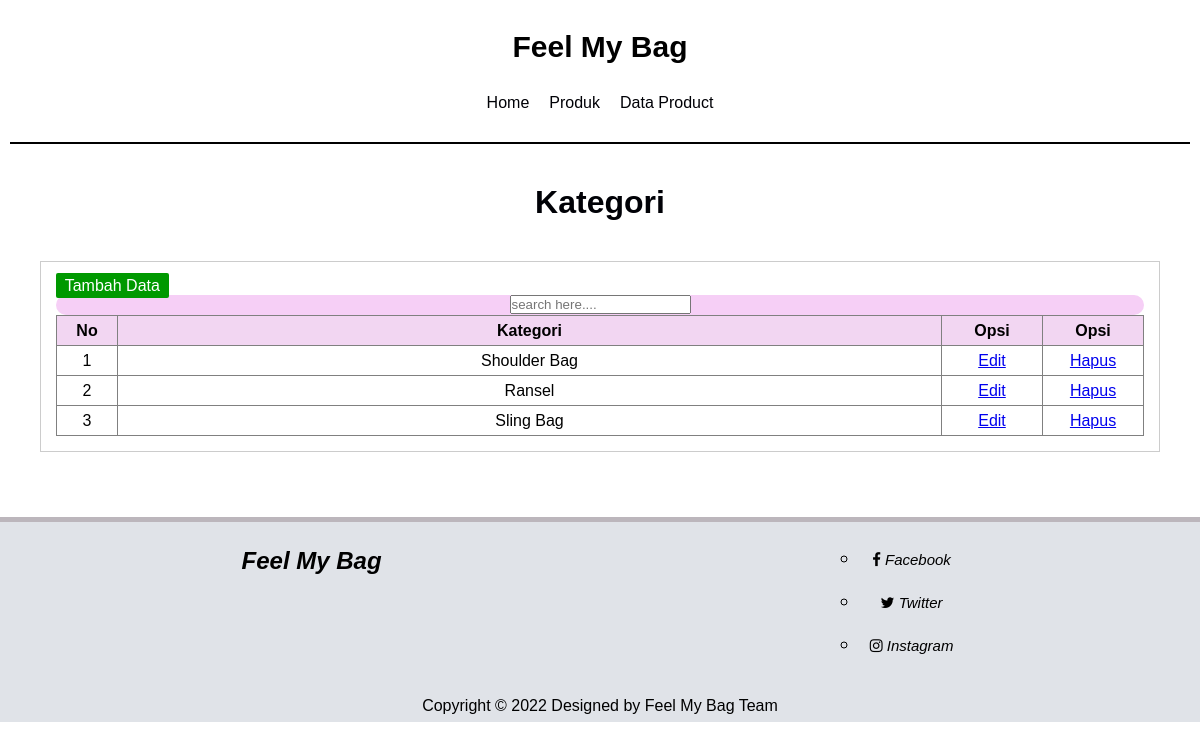
The page /kategori.php on the database its author committed.
### tables this page shows
CREATE TABLE `kategori` (
  `id_kategori` int(11) NOT NULL,
  `nama_kategori` varchar(50) NOT NULL
);

### kategori.php (the view, shortened to what this page needs)
<?php
   include 'koneksi.php';
   $kategori = mysqli_query($db, "SELECT * FROM kategori ORDER BY id_kategori DESC");
?>
<!DOCTYPE html>
<html lang="en">
<head>
    <link rel="stylesheet" href="https://cdnjs.cloudflare.com/ajax/libs/font-awesome/4.7.0/css/font-awesome.min.css">
    <link rel="stylesheet" href="style_kategori.css" />
</head>
<body>
    <div class="wrapper">
        <div class="header">
            <h1 id="FMBW">Feel My Bag</h1>
        </div>
        <div class="menu">
            <li><a href="halaman_admin.php">Home</a></li>
            <li><a href="product_admin.php">Produk</a></li>
            <li><a href="hasil.php">Data Product</a></li>
        </div>
    </div>
    <div class="main-container">
        <div class="container">
            <div class="section">
                <h3>Kategori</h3>
                <div class="box">
                    <p><a href="tambah_kategori.php" style="padding:0.4% 0.8%; background-color:#009900;color:#fff;border-radius:2px;text-decoration:none;">Tambah Data</a></p>
                    <form class="search" action="" method="get">
                        <input type="text" name="search" placeholder="search here....">
                    </form>
                    <table border="1" cellspacing="0" class="table">
                        <thead>
                        <tr style="text-align:center;font-weight:bold;background-color:#f2d6f2">
                                <th width="60px";>No</th>
                                <th>Kategori</th>
                                <th width="100px">Opsi</th>
                                <th width="100px">Opsi</th>
                            </tr>
                        </thead>
                        <tbody>
                            <?php
                                $id_kategori = 1;
                                if(mysqli_num_rows($kategori)> 0){
                                while($row = mysqli_fetch_array($kategori)){
                            ?>
                            <tr>
                                <td><center><?=$id_kategori; ?></center></td>
                                <td><center><?=$row['nama_kategori']?></center></td>
                                <td><center><a class = "" a href="edit_kategori.php?id_kategori=<?=$row['id_kategori']?>">Edit</i></a></center></td>
                                <td><center><a class = "" a href="delete_kategori.php?id_kategori=<?=$row['id_kategori']?>" onclick="return confirm('Yakin ingin hapus?')">Hapus</a></center></td>
                            </tr>
                            <?php $id_kategori++;}}else{ ?>
                                <tr>
                                    <td colspan="4"><center>Tidak Ada Data</center></td>
                                </tr>
                            <?php } ?>
                        </tbody>
                    </table>
                </div>
            </div>
        </div>
        <div class="footer">
        <ul class="footer-sosmed">
            <ul class="footer-brand">
                <div class="brand">Feel My Bag</div>
            </ul>
            <ul class="footer-about1">
                <li><a href="https://www.facebook.com/"><i class="fa fa-facebook"></i> Facebook</a></li>
                <li><a href="https://twitter.com/"><i class="fa fa-twitter"></i> Twitter</a></li>
                <li><a href="#https://www.instagram.com/"><i class="fa fa-instagram"></i> Instagram</a></li>
            </ul>
        </ul>
    <div class="footer-c">
        Copyright &copy; 2022 Designed by Feel My Bag Team
    </div>
    </div>
</body>
</html>

### style_kategori.css (style rules this page uses)
* { margin: 0; padding: 0; font-family: sans-serif; }
.wrapper { display: flex; justify-content: center; align-items: center; flex-direction: column; padding: 10px 0px; border-bottom: 1px solid; }
.header { display: flex; justify-content: space-between; align-items: center; padding: 10px; }
#FMBW { align-items: center; justify-content: space-between; top: 70px; margin: 0; font-size: 30px; color: black; }
.menu { display: flex; justify-content: space-between; align-items: center; padding: 10px; }
.menu li { display: flex; justify-content: center; align-items: center; }
.menu li a { display: flex; align-items: center; justify-content: space-between; padding: 10px; text-transform: capitalize; text-decoration: none; color: #000106; }
.section { display: flex; justify-content: center; align-items: center; flex-direction: column; margin: 40px; }
h3 { font-size: 2em; color: #000106; padding-bottom: 30px; }
.box { border: 1px solid #ccc; padding: 15px; box-sizing: border-box; margin: 10px 0 25px 0; width: 100%; }
.table { width: 100%; border-collapse: collapse; }
.table tr { height: 30px; }
.table tr td { padding: 5px 10px; }
.search { font-family:monospace; color:rgb(96, 82, 82); font-weight: 300; font-size: 15px; text-align: center; height: 20px; background-color: rgb(246, 207, 246); border-radius: 90px; font-family: 'Courier New', Courier, monospace; }
.search input { color: rgb(0, 0, 0); }
.footer-sosmed { display: flex; justify-content:space-around; font-family: 'Franklin Gothic Light', 'Arial Narrow', Arial, sans-serif; font-size: 20px; width: 100%; padding: 15px 0px 0px 0px; height: 150px; background: #e0e3e8; }
.footer-brand { display: flex; flex-direction: column; padding: 10px 5px; text-transform: capitalize; }
.brand { display: flex; flex-direction: column; font-weight: 550; text-transform: capitalize; font-style: italic; font-size: larger; }
.footer-about1 li { padding: 10px; }
.footer-about1 li a { color: var(--secondary-color); font-size: 15px; text-decoration: none; font-style: oblique; text-transform: capitalize; }
.footer-c { text-align: center; width: 100%; height: 15px; padding: 10px 0px; color: var(--secondary-color); background: #e0e3e8; }
.wrapper { display: flex; justify-content: center; align-items: center; flex-direction: column; margin: 10px; border-bottom: 2px solid; }
.footer { position: relative; text-align: center; width: 100%; height: 30px; padding: 5px 0px; background: #bcb6bc; }

### rows shown on the page
kategori: nama_kategori "Shoulder Bag"
kategori: nama_kategori "Ransel"
kategori: nama_kategori "Sling Bag"
